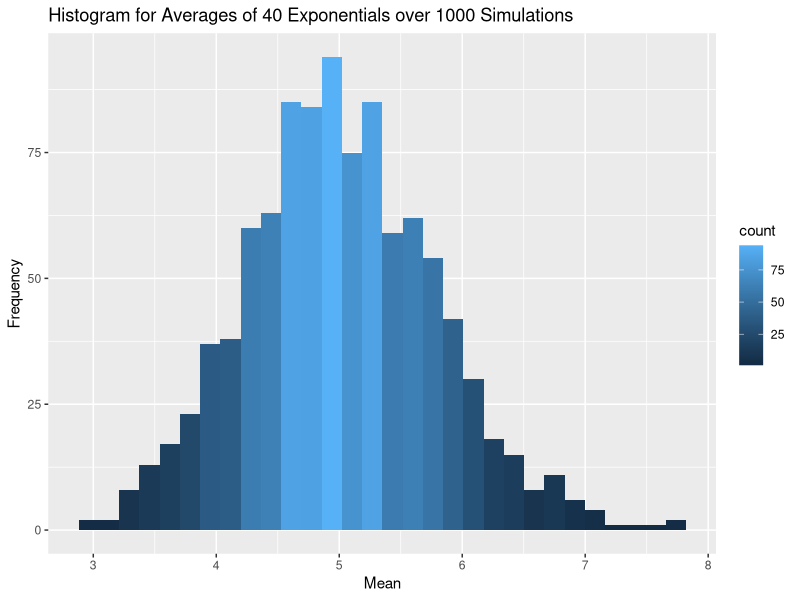
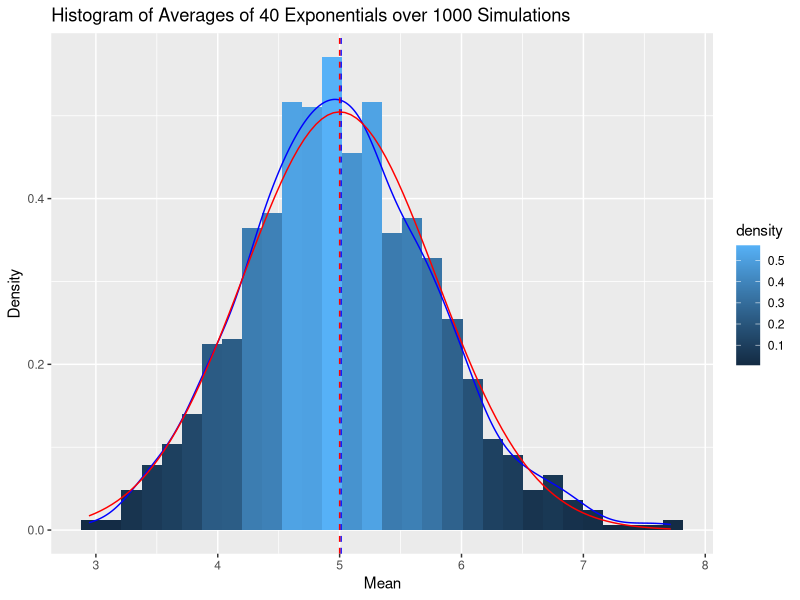

Recreate these plots in R, in order.
## ---- chunk 1
lambda <- 0.2
n <- 40
sims <- 1:1000
set.seed(123)

# Check for missing dependencies and load necessary R packages
if(!require(ggplot2)){install.packages('ggplot2')}; library(ggplot2)

# Simulate the population
population <- data.frame(x=sapply(sims, function(x) {mean(rexp(n, lambda))}))

# Plot the histogram
hist.pop <- ggplot(population, aes(x=x)) + 
  geom_histogram(aes(y=..count.., fill=..count..)) +
  labs(title="Histogram for Averages of 40 Exponentials over 1000 Simulations", y="Frequency", x="Mean")
hist.pop
## ---- chunk 2
sample.mean <- mean(population$x)
theoretical.mean <- 1/lambda
cbind(sample.mean, theoretical.mean)
## ---- chunk 3
t.test(population$x)[4]
## ---- chunk 4
sample.variance <- var(population$x)
theoretical.variance <- ((1/lambda)^2)/n
cbind(sample.variance, theoretical.variance)
## ---- chunk 5
gg <- ggplot(population, aes(x=x)) +
  geom_histogram(aes(y=..density.., fill=..density..)) +
  labs(title="Histogram of Averages of 40 Exponentials over 1000 Simulations", y="Density", x="Mean") + 
  geom_density(colour="blue") +
  geom_vline(xintercept=sample.mean, colour="blue", linetype="dashed") +
  stat_function(fun=dnorm,args=list( mean=1/lambda, sd=sqrt(theoretical.variance)),color = "red") +
  geom_vline(xintercept=theoretical.mean, colour="red", linetype="dashed") 
gg
